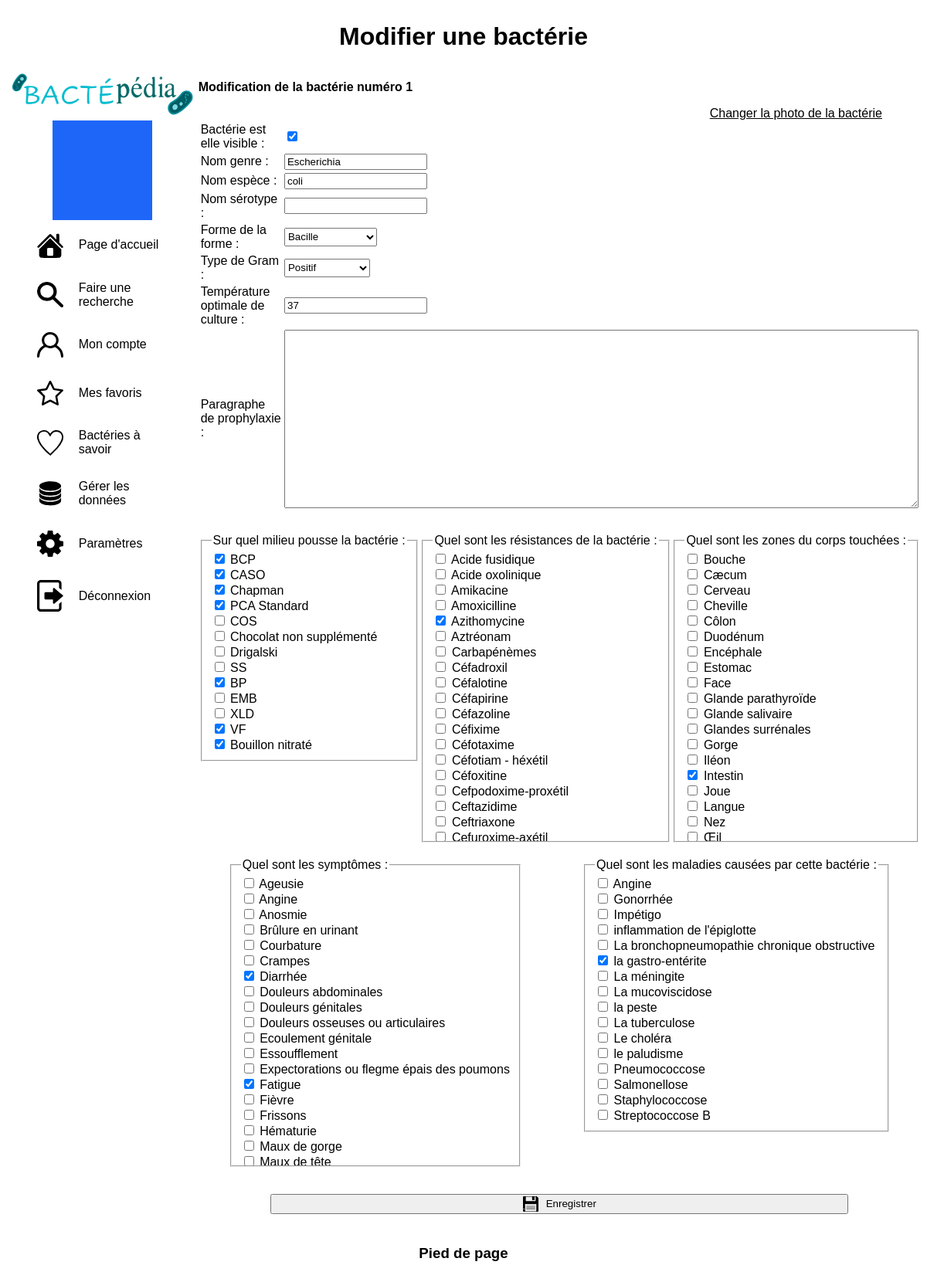
The page /page/editBac.php?idBac=1 (signed in) on the database its author committed.
### tables this page shows
CREATE TABLE bcp__bacterie(
    id_bacterie INTEGER NOT NULL PRIMARY KEY AUTO_INCREMENT,
    genre_bacterie VARCHAR(255) NOT NULL,
    espece_bacterie VARCHAR(255) NOT NULL,
    serovar_bacterie VARCHAR(255) NULL,
    gram_bacterie VARCHAR(255) NOT NULL,
    LienInterneImage_bacterie TEXT NULL,
    visible_bacterie BOOLEAN NOT NULL,
    nbConsultation_bacterie INTEGER NOT NULL DEFAULT 0,
    nbModification_bacterie INTEGER NOT NULL DEFAULT 0,
    nbRecherche_bacterie INTEGER NOT NULL DEFAULT 0,
    dateModif_bacterie DATETIME NOT NULL,
    temperatureOptimale_bacterie INTEGER NULL,
    prophylaxie_bacterie LONGTEXT NULL,
    nom_forme VARCHAR(255) NOT NULL
);

### function/function.php (called while the page is built, shortened)
<?php
function formesBacterie():array {
   $bdd=connect();
   $query = $bdd->prepare('SELECT * FROM bcp__forme');
   $query->execute();
   return ($query->fetchAll(PDO::FETCH_COLUMN));
}
function antibiotiquesBacterie():array {
   $bdd = connect();
   $query = $bdd->prepare('SELECT * FROM bcp__antibiotique');
   $query->execute();
   return ($query->fetchAll(PDO::FETCH_COLUMN));
}
function milieuxBacterie():array {
   $bdd = connect();
   $query = $bdd->prepare('SELECT nature_milieu FROM bcp__milieu');
   $query->execute();
   return ($query->fetchAll(PDO::FETCH_COLUMN));
}
function maladies():array {
    $bdd = connect();
    $query = $bdd->prepare('SELECT * FROM bcp__maladie');
    $query->execute();
    return ($query->fetchAll(PDO::FETCH_COLUMN));
}
function zonesCorps():array {
   $bdd = connect();
   $query = $bdd->prepare('SELECT nom_zoneCorps FROM bcp__zonecorps');
   $query->execute();
   return ($query->fetchAll(PDO::FETCH_COLUMN));
}
function symptomes():array {
   $bdd = connect();
   $query = $bdd->prepare('SELECT nom_symptome FROM bcp__symptome');
   $query->execute();
   return ($query->fetchAll(PDO::FETCH_COLUMN));
}
function uneBacterie($id):array {
   $bdd = connect();
   $query = $bdd->prepare('SELECT * FROM bcp__bacterie WHERE id_bacterie = :id');
   $query->execute([
      'id' => $id
   ]);
   return ($query->fetchAll(PDO::FETCH_ASSOC));
}
function milieuPourUneBacterie($idBac):array {
   $bdd = connect();
   $query = $bdd->prepare('SELECT id_milieu, nature_milieu FROM bcp__milieu JOIN bcp__pousse USING(id_milieu) WHERE id_bacterie= :idBac');
   $query->execute([
      'idBac' => $idBac
   ]);
   return ($query->fetchAll(PDO::FETCH_ASSOC));
}
function maladiePourUneBacterie($idBac):array {
   $bdd = connect();
   $query = $bdd->prepare('SELECT nom_maladie FROM bcp__provoquemaladie WHERE id_bacterie = :idBac;');
   $query->execute([
      'idBac' => $idBac
   ]);
   return ($query->fetchAll(PDO::FETCH_ASSOC));
}
function symptomePourUneBacterie($idBac):array {
   $bdd = connect();
   $query = $bdd->prepare('SELECT nom_symptome FROM bcp__provoquesymptome WHERE id_bacterie = :idBac;');
   $query->execute([
      'idBac' => $idBac
   ]);
   return ($query->fetchAll(PDO::FETCH_ASSOC));
}
function zoneCorpsPourUneBacterie($idBac):array {
   $bdd = connect();
   $query = $bdd->prepare('SELECT nom_zoneCorps FROM bcp__atteint WHERE id_bacterie = :idBac;');
   $query->execute([
      'idBac' => $idBac
   ]);
   return ($query->fetchAll(PDO::FETCH_ASSOC));
}
function resistancePourUneBacterie($idBac):array {
   $bdd = connect();
   $query = $bdd->prepare('SELECT nom_antibiotique FROM bcp__resistance WHERE id_bacterie = :idBac;');
   $query->execute([
      'idBac' => $idBac
   ]);
   return ($query->fetchAll(PDO::FETCH_ASSOC));
}

### function/miseEnPage.php (called while the page is built, shortened)
<?php
function enDateHeure($dateHeure):string{
   return (date('d/m/Y G:i', strtotime($dateHeure)));
}

### page/editBac.php (the view, shortened to what this page needs)
<?php
require_once '../function/function.php';
require_once '../function/miseEnPage.php';
$idBac = $_GET['idBac'] ?? null;
$bacBDD = uneBacterie($idBac);
if (isset($idBac)) {
    $bacterie = [
        'id' => $bacBDD[0]['id_bacterie'],
        'genre' => $bacBDD[0]['genre_bacterie'],
        'espece' => $bacBDD[0]['espece_bacterie'],
        'serotype' => $bacBDD[0]['serovar_bacterie'],
        'gram' => $bacBDD[0]['gram_bacterie'],
        'forme' => $bacBDD[0]['nom_forme'],
        'nbConsultation' => $bacBDD[0]['nbConsultation_bacterie'],
        'nbModification' => $bacBDD[0]['nbModification_bacterie'],
        'nbRecherche' => $bacBDD[0]['nbRecherche_bacterie'],
        'dateDerniereModif' => enDateHeure($bacBDD[0]['dateModif_bacterie']),
        'temperature' => $bacBDD[0]['temperatureOptimale_bacterie'],
        'prophylaxie' => $bacBDD[0]['prophylaxie_bacterie'],
        'photo' => $bacBDD[0]['LienInterneImage_bacterie'],
        'visible' => $bacBDD[0]['visible_bacterie']
    ];
}
require_once '../elements/header.php';
require_once '../elements/nav.php';
?>
    <div class="contenu">
        <p style="font-weight: bold">Modification de la bactérie numéro <?= $bacterie['id'] ?></p>
        <a style="float: right; margin: 0 50px;" href="editPicture.php?idBac=<?= $bacterie['id'] ?>">Changer la photo de la bactérie</a>
        <form action="" method="post">
            <table>
                <tr>
                    <td>
                        <label for="visible">Bactérie est elle visible : </label>
                    </td>
                    <td>
                        <?php
                        $selectVisible = "";
                        if ($bacterie['visible'] == 1){
                            $selectVisible = "checked";
                        }
                        ?>
                        <input type="checkbox" id="visible" name="visible" value="ouiVisible" <?= $selectVisible ?>>
                    </td>
                </tr>
                <tr>
                    <td>
                        <label for="genre">Nom genre : </label>
                    </td>
                    <td>
                        <input type="text" id="genre" name="genre" value="<?= $bacterie['genre'] ?>" required>
                    </td>
                </tr>
                <tr>
                    <td>
                        <label for="espece">Nom espèce : </label>
                    </td>
                    <td>
                        <input type="text" id="espece" name="espece" value="<?= $bacterie['espece'] ?>" required>
                    </td>
                </tr>
                <tr>
                    <td>
                        <label for="serotype">Nom sérotype : </label>
                    </td>
                    <td>
                        <input type="text" id="serotype" name="serotype" value="<?= $bacterie['serotype'] ?>">
                    </td>
                </tr>
                <tr>
                    <td>
                        <label for="forme">Forme de la forme : </label>
                    </td>
                    <td>
                        <select name="forme" id="forme" style="height: 24px;">
                            <?php
                            foreach (formesBacterie() as $forme) {
                                $attribue = "";
                                if ($forme == $bacterie['forme']) {
                                    $attribue = "selected";
                                }
                                echo "<option value=\"$forme\" $attribue>$forme</option>";
                            }
                            ?>
                        </select>
                    </td>
                </tr>
                <tr>
                    <td>
                        <label for="gram">Type de Gram :</label>
                    </td>
                    <td>
                        <?php
                        $selectGramPos = "";
                        if ($bacterie['gram'] == "Negatif") {
                            $selectGramNeg = "selected";
                        } elseif ($bacterie['gram'] == "Positif") {
                            $selectGramPos = "selected";
                        } elseif ($bacterie['gram'] == "NA") {
                            $selectGramNA = "selected";
                        }
                        ?>
                        <select name="gram" id="gram" style="height: 24px;">
                            <option value="Positif" <?= $selectGramPos ?> style="color: darkviolet;">Positif</option>
                        </select>
                    </td>
                </tr>
                <tr>
                    <td>
                        <label for="temperature">Température optimale de culture : </label>
                    </td>
                    <td>
                        <input name="temperature" type="number" id="temperature" value="<?= $bacterie['temperature'] ?>">
                    </td>
                </tr>
                <tr>
                    <td>
                        <label for="prophylaxie">Paragraphe de prophylaxie : </label>
                    </td>
                    <td>
                        <textarea name="prophylaxie" id="prophylaxie" cols="100"
                                  rows="15"><?= $bacterie['prophylaxie'] ?></textarea>
                    </td>
                </tr>
            </table>
            <div class="form-groupe-checkbox">
                <div>
                    <fieldset class="groupe-checkbox">
                        <legend>Sur quel milieu pousse la bactérie :</legend>
                        <?php
                        $milieuBacDouble = milieuPourUneBacterie($bacterie['id']);
                        $listeMilieuBac = [];
                        foreach ($milieuBacDouble as $nomMilieu){
                            $listeMilieuBac[] = $nomMilieu['nature_milieu'];
                        }
                        foreach (milieuxBacterie() as $milieu) {
                            $selectMilieu = "";
                            if (in_array($milieu, $listeMilieuBac)){
                                $selectMilieu = "checked";
                            }
                            echo "
                            <div>
                               <input type=\"checkbox\" name='milieu[]' value=\"$milieu\" id=\"$milieu\" $selectMilieu>
                               <label for=\"$milieu\">$milieu</label>
                           </div>
                           ";
                        }
                        ?>
                    </fieldset>
                </div>
                <div>
                    <fieldset class="groupe-checkbox">
                        <legend>Quel sont les résistances de la bactérie :</legend>
                        <?php
                        $antibiotiqueBac = resistancePourUneBacterie($bacterie['id']);
                        $listeAntibiotiqueBac = [];
                        foreach ($antibiotiqueBac as $antibio){
                            $listeAntibiotiqueBac[] = $antibio['nom_antibiotique'];
                        }
                        foreach (antibiotiquesBacterie() as $antibiotique) {
                            $selectAntibio = "";
                            if(in_array($antibiotique, $listeAntibiotiqueBac)){
                                $selectAntibio = "checked";
                            }
                            echo "
                        <div>
                           <input type=\"checkbox\" name='antibiotique[]' value=\"$antibiotique\" id=\"$antibiotique\" $selectAntibio>
                           <label for=\"$antibiotique\">$antibiotique</label>
                       </div>
                       ";
                        }
                        ?>
                    </fieldset>
                </div>
                <div>
                    <fieldset class="groupe-checkbox">
                        <legend>Quel sont les zones du corps touchées :</legend>
                        <?php
                        $zoneCorpsBac = zoneCorpsPourUneBacterie($bacterie['id']);
                        $listeZoneCorpsBac = [];
                        foreach ($zoneCorpsBac as $zone){
                            $listeZoneCorpsBac[] = $zone['nom_zoneCorps'];
                        }
                        foreach (zonesCorps() as $zoneCorps) {
                            $selectZoneCorps = "";
                            if(in_array($zoneCorps, $listeZoneCorpsBac)){
                                $selectZoneCorps = "checked";
                            }
                            echo "
                        <div>
                           <input type=\"checkbox\" name='zoneCorps[]' value=\"$zoneCorps\" id=\"$zoneCorps\" $selectZoneCorps>
                           <label for=\"$zoneCorps\">$zoneCorps</label>
                       </div>
                       ";
                        }
                        ?>
                    </fieldset>
                </div>
                <div>
                    <fieldset class="groupe-checkbox">
                        <legend>Quel sont les symptômes :</legend>
                        <?php
                        $symptomeBac = symptomePourUneBacterie($bacterie['id']);
                        $listeSymptomeBac = [];
                        foreach ($symptomeBac as $symptomeUnique){
                            $listeSymptomeBac[] = $symptomeUnique['nom_symptome'];
                        }
                        foreach (symptomes() as $symptome) {
                            $selectSymptome = "";
                            if(in_array($symptome, $listeSymptomeBac)){
                                $selectSymptome = "checked";
                            }
                            echo "
                        <div>
                           <input type=\"checkbox\" name='symptome[]' value=\"$symptome\" id=\"$symptome\" $selectSymptome>
                           <label for=\"$symptome\">$symptome</label>
                       </div>
                       ";
                        }
                        ?>
                    </fieldset>
                </div>
                <div>
                    <fieldset class="groupe-checkbox">
                        <legend>Quel sont les maladies causées par cette bactérie :</legend>
                        <?php
                        $maladieBac = maladiePourUneBacterie($bacterie['id']);
                        $listeMaladieBac = [];
                        foreach ($maladieBac as $maladieUnique){
                            $listeMaladieBac[] = $maladieUnique['nom_maladie'];
                        }
                        foreach (maladies() as $maladie) {
                            $selectMaladie = "";
                            if (in_array($maladie, $listeMaladieBac)){
                                $selectMaladie = "checked";
                            }
                            echo "
                            <div>
                               <input type=\"checkbox\" name='maladie[]' value=\"$maladie\" id=\"$maladie\" $selectMaladie>
                               <label for=\"$maladie\">$maladie</label>
                           </div>
                           ";
                        }
                        ?>
                    </fieldset>
                </div>
            </div>
            <div style="display:flex; width: 100%; justify-content: center">
                <button style="display: flex; width: 80%; justify-content: center; align-items: center; margin: 5px;"
                        type="submit"><img style="height: 20px" src="../style/img/save.svg" alt="">
                    <div style="padding-left: 10px;">Enregistrer</div>
                </button>
            </div>
        </form>
    </div>
<?php
require_once '../elements/footer.php';
?>

### style/superstyle.css (style rules this page uses)
* { box-sizing: border-box; font-family: "Arial"; }
a { color: black; }
.contenu { width: 79%; }
.form-groupe-checkbox { display: flex; justify-content: space-around; margin: 20px 0; flex-wrap: wrap; }
.groupe-checkbox { max-height: 400px; overflow: auto; margin: 10px 0; }

### rows shown on the page
bcp__bacterie: genre "Escherichia", espece "coli", temperature "37"

### other values the page prints
$titrePage "Modifier une bactérie"
$bacterie['id'] "1"
$milieu "BCP"
$milieu "CASO"
$milieu "Chapman"
$milieu "PCA Standard"
$milieu "COS"
$milieu "Chocolat non supplémenté"
$milieu "Drigalski"
$milieu "SS"
$milieu "BP"
$milieu "EMB"
$milieu "XLD"
$milieu "VF"
$milieu "Bouillon nitraté"
